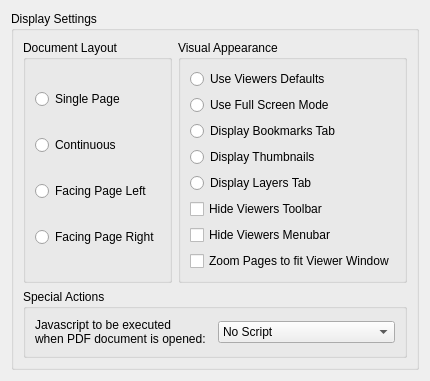
  <widget class="QWidget" name="tabSpecial">
   <attribute name="title">
    <string>Viewer</string>
   </attribute>
   <layout class="QVBoxLayout" name="verticalLayout_7">
    <item>
     <widget class="QGroupBox" name="groupDisplay">
      <property name="title">
       <string>Display Settings</string>
      </property>
      <layout class="QVBoxLayout" name="groupDisplayLayout">
       <item>
        <layout class="QHBoxLayout" name="horizontalLayout_7">
         <property name="leftMargin">
          <number>0</number>
         </property>
         <property name="topMargin">
          <number>0</number>
         </property>
         <property name="rightMargin">
          <number>0</number>
         </property>
         <property name="bottomMargin">
          <number>0</number>
         </property>
         <item>
          <widget class="QGroupBox" name="pageLayout">
           <property name="title">
            <string>Document Layout</string>
           </property>
           <layout class="QVBoxLayout" name="pageLayoutLayout">
            <item>
             <widget class="QRadioButton" name="singlePage">
              <property name="text">
               <string>Single Page</string>
              </property>
             </widget>
            </item>
            <item>
             <widget class="QRadioButton" name="continuousPages">
              <property name="text">
               <string>Continuous</string>
              </property>
             </widget>
            </item>
            <item>
             <widget class="QRadioButton" name="facingPagesLeft">
              <property name="text">
               <string>Facing Page Left</string>
              </property>
             </widget>
            </item>
            <item>
             <widget class="QRadioButton" name="facingPagesRight">
              <property name="text">
               <string>Facing Page Right</string>
              </property>
             </widget>
            </item>
           </layout>
          </widget>
         </item>
         <item>
          <widget class="QGroupBox" name="groupNavigation">
           <property name="title">
            <string>Visual Appearance</string>
           </property>
           <layout class="QVBoxLayout" name="groupNavigationLayout">
            <item>
             <widget class="QRadioButton" name="useViewDefault">
              <property name="text">
               <string>Use Viewers Defaults</string>
              </property>
             </widget>
            </item>
            <item>
             <widget class="QRadioButton" name="useFullScreen">
              <property name="text">
               <string>Use Full Screen Mode</string>
              </property>
             </widget>
            </item>
            <item>
             <widget class="QRadioButton" name="useBookmarks">
              <property name="text">
               <string>Display Bookmarks Tab</string>
              </property>
             </widget>
            </item>
            <item>
             <widget class="QRadioButton" name="useThumbnails">
              <property name="text">
               <string>Display Thumbnails</string>
              </property>
             </widget>
            </item>
            <item>
             <widget class="QRadioButton" name="useLayers2">
              <property name="text">
               <string>Display Layers Tab</string>
              </property>
             </widget>
            </item>
            <item>
             <widget class="QCheckBox" name="hideToolBar">
              <property name="text">
               <string>Hide Viewers Toolbar</string>
              </property>
             </widget>
            </item>
            <item>
             <widget class="QCheckBox" name="hideMenuBar">
              <property name="text">
               <string>Hide Viewers Menubar</string>
              </property>
             </widget>
            </item>
            <item>
             <widget class="QCheckBox" name="fitWindow">
              <property name="text">
               <string>Zoom Pages to fit Viewer Window</string>
              </property>
             </widget>
            </item>
           </layout>
          </widget>
         </item>
        </layout>
       </item>
       <item>
        <widget class="QGroupBox" name="groupJava">
         <property name="title">
          <string>Special Actions</string>
         </property>
         <layout class="QHBoxLayout" name="groupJavaLayout">
          <item>
           <widget class="QLabel" name="actionLabel">
            <property name="text">
             <string>Javascript to be executed
when PDF document is opened:</string>
            </property>
           </widget>
          </item>
          <item>
           <widget class="QComboBox" name="actionCombo">
            <property name="editable">
             <bool>false</bool>
            </property>
            <item>
             <property name="text">
              <string>No Script</string>
             </property>
            </item>
           </widget>
          </item>
         </layout>
        </widget>
       </item>
      </layout>
     </widget>
    </item>
   </layout>
  </widget>
